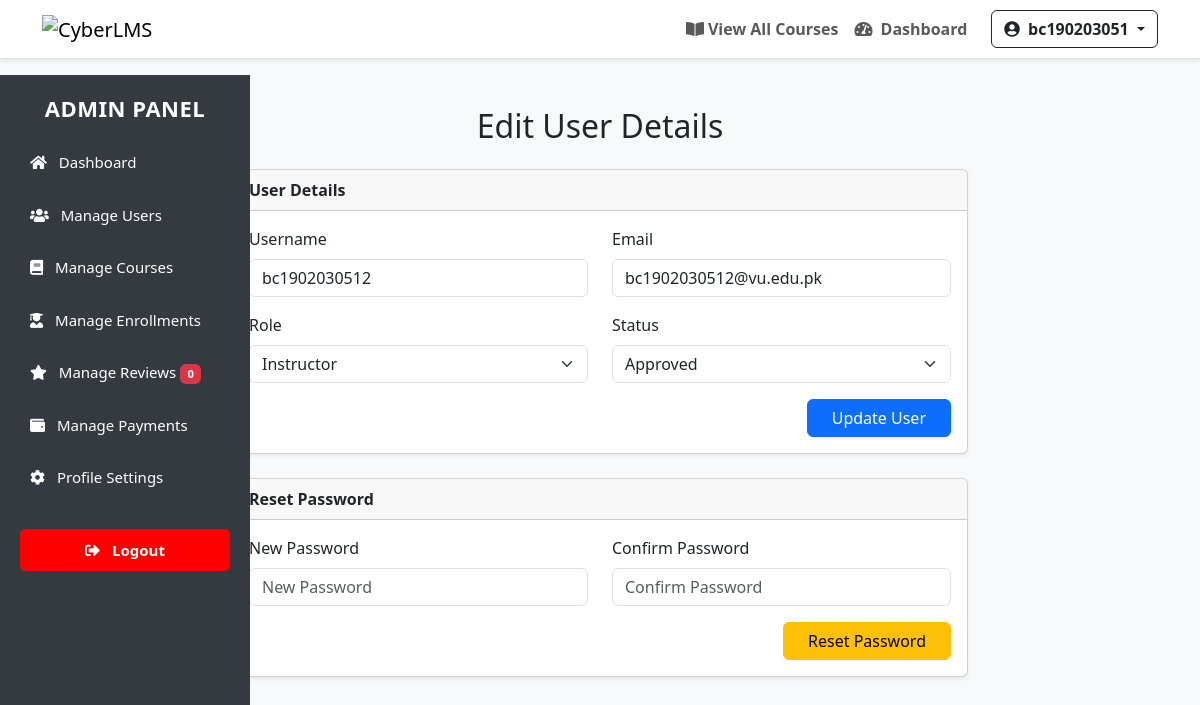
The page /admins/edit-user.php?id=30 (signed in) on the database its author committed.
### tables this page shows
CREATE TABLE `users` (
  `id` int(11) NOT NULL,
  `username` varchar(50) NOT NULL,
  `full_name` varchar(100) DEFAULT NULL,
  `email` varchar(100) NOT NULL,
  `password` varchar(255) NOT NULL,
  `role` enum('student','instructor','admin') DEFAULT 'student',
  `resume` varchar(255) DEFAULT NULL,
  `status` enum('pending','approved','rejected') DEFAULT 'pending',
  `created_at` timestamp NOT NULL DEFAULT current_timestamp(),
  `profile_picture` varchar(255) DEFAULT NULL,
  `phone` varchar(20) DEFAULT NULL
);

### admins/edit-user.php (the view, shortened to what this page needs)
<?php
require_once '../config/config.php';
$user_id = intval($_GET['id']);
$query = "SELECT id, username, email, role, profile_picture, resume, status FROM users WHERE id = ?";
$stmt = $conn->prepare($query);
$stmt->bind_param("i", $user_id);
$stmt->execute();
$user = $stmt->get_result()->fetch_assoc();
?>
<!DOCTYPE html>
<html lang="en">
<head>
  <link href="https://cdn.jsdelivr.net/npm/bootstrap@5.3.0/dist/css/bootstrap.min.css" rel="stylesheet">
  <link href="https://cdnjs.cloudflare.com/ajax/libs/font-awesome/6.4.0/css/all.min.css" rel="stylesheet">
</head>
<body>
<?php include '../includes/header.php'; ?>
<?php include '../includes/admin-sidebar.php'; ?>
<div class="container py-5">
  <div class="row justify-content-center">
    <div class="col-lg-8">
      <h2 class="mb-4 text-center">Edit User Details</h2>
      <div class="card mb-4 shadow-sm">
        <div class="card-header fw-semibold">User Details</div>
        <div class="card-body">
          <form method="POST">
            <div class="row mb-3">
              <div class="col-md-6">
                <label class="form-label">Username</label>
                <input type="text" name="username" class="form-control" value="<?= htmlspecialchars($user['username']) ?>" required>
              </div>
              <div class="col-md-6">
                <label class="form-label">Email</label>
                <input type="email" name="email" class="form-control" value="<?= htmlspecialchars($user['email']) ?>" required>
              </div>
            </div>
            <div class="row mb-3">
              <div class="col-md-6">
                <label class="form-label">Role</label>
                <select name="role" class="form-select" required>
                  <option value="instructor" <?= $user['role'] === 'instructor' ? 'selected' : '' ?>>Instructor</option>
                </select>
              </div>
              <div class="col-md-6">
                <label class="form-label">Status</label>
                <select name="status" class="form-select" required>
                  <option value="approved" <?= $user['status'] === 'approved' ? 'selected' : '' ?>>Approved</option>
                </select>
              </div>
            </div>
            <div class="text-end">
              <button type="submit" name="update_user" class="btn btn-primary px-4">Update User</button>
            </div>
          </form>
        </div>
      </div>
      <div class="card shadow-sm">
        <div class="card-header fw-semibold">Reset Password</div>
        <div class="card-body">
          <form method="POST">
            <div class="row mb-3">
              <div class="col-md-6">
                <label class="form-label">New Password</label>
                <input type="password" name="new_password" class="form-control" required placeholder="New Password">
              </div>
              <div class="col-md-6">
                <label class="form-label">Confirm Password</label>
                <input type="password" name="confirm_password" class="form-control" required placeholder="Confirm Password">
              </div>
            </div>
            <div class="text-end">
              <button type="submit" name="reset_password" class="btn btn-warning px-4">Reset Password</button>
            </div>
          </form>
        </div>
      </div>
    </div>
  </div>
</div>
</body>
</html>

### admins/edit-user.php (style rules this page uses)
body { margin: 0; padding: 0; font-family: 'Segoe UI', Tahoma, Geneva, Verdana, sans-serif; background-color: #f8f9fa; }

### rows shown on the page
users: username "bc1902030512", email "bc1902030512@vu.edu.pk", role "Instructor", status "Approved"

### other values the page prints
$username "bc190203051"
$pending_reviews "0"
